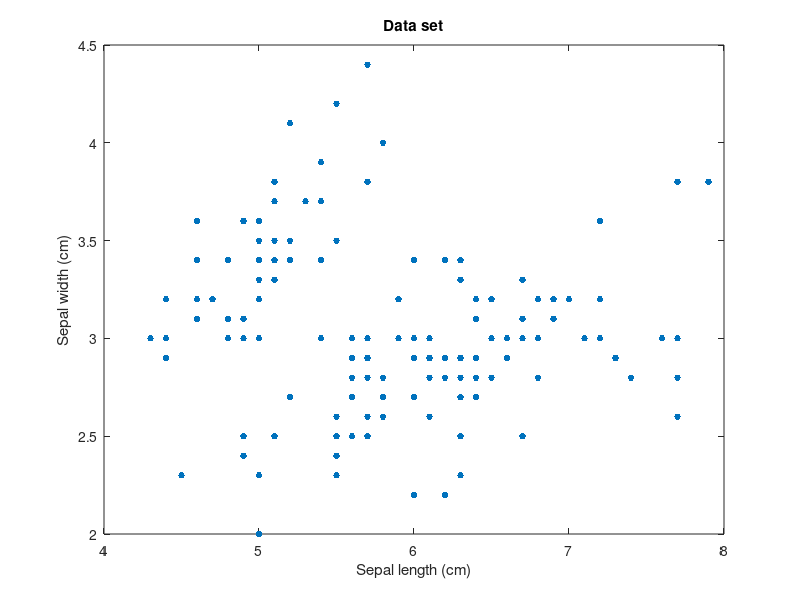

Recreate this plot in MATLAB. (Note: this script raises an error after producing the figure.)
%% You can use GMMs to perform either hard clustering or soft clustering on query data.

% To perform hard clustering, the GMM assigns query data points to the multivariate normal components 
% that maximize the component posterior probability, given the data. That is, given a fitted GMM, 
% cluster assigns query data to the component yielding the highest posterior probability. 
% Hard clustering assigns a data point to exactly one cluster.

% Additionally, you can use a GMM to perform a more flexible clustering on data, 
% referred to as soft (or fuzzy) clustering. Soft clustering methods assign a score to a data point for each cluster. 
% The value of the score indicates the association strength of the data point to the cluster. 
% As opposed to hard clustering methods, soft clustering methods are flexible 
% because they can assign a data point to more than one cluster. When you perform GMM clustering, the score is the posterior probability.


%% For GMMs, follow these best practices:
    % Consider the component covariance structure. You can specify diagonal or full covariance matrices, and whether all components have the same covariance matrix.
    % Specify initial conditions. The Expectation-Maximization (EM) algorithm fits the GMM. As in the k-means clustering algorithm, EM is sensitive to initial conditions and might converge to a local optimum. You can specify your own starting values for the parameters, specify initial cluster assignments for data points or let them be selected randomly, or specify use of the k-means++ algorithm.
    % Implement regularization. For example, if you have more predictors than data points, then you can regularize for estimation stability.



%% When to Regularize
% Sometimes, during an iteration of the EM algorithm, a fitted covariance matrix can become ill conditioned, which means the likelihood is escaping to infinity. This problem can happen if one or more of the following conditions exist:
% You have more predictors than data points.
% You specify fitting with too many components.
% Variables are highly correlated.

% (Using PC's + DBSCAN input + multiple batches means regularization not
% requried)

%% Tuning GMMs
% the number of components k and appropriate covariance structure Σ are unknown. One way you can tune a GMM is by comparing information criteria.
% Two popular information criteria are the Akaike Information Criterion (AIC) and Bayesian Information Criterion (BIC).
% Both the AIC and BIC take the optimized, negative loglikelihood and then penalize it with the number of parameters in the model (the model complexity). However, the BIC penalizes for complexity more severely than the AIC.
% A good practice is to look at both criteria when evaluating a model. Lower AIC or BIC values indicate better fitting models. Also, ensure that your choices for k and the covariance matrix structure are appropriate for your application.
% fitgmdist stores the AIC and BIC of fitted gmdistribution model objects in the properties AIC and BIC. You can access these properties by using dot notation.

%% Input Data

load fisheriris;
X = meas(:,1:2);
[n,p] = size(X);

plot(X(:,1),X(:,2),'.','MarkerSize',15);
title('Data set');
xlabel('Sepal length (cm)');
ylabel('Sepal width (cm)');

rng(3);
k = 3; % Number of GMM components
options = statset('MaxIter',1000);

Sigma = {'diagonal','full'}; % Options for covariance matrix type
nSigma = numel(Sigma);

%% Geometrically, the covariance structure determines the shape of a confidence ellipsoid drawn over a cluster. 

SharedCovariance = {true,false}; % Indicator for identical or nonidentical covariance matrices
SCtext = {'true','false'};
nSC = numel(SharedCovariance);

d = 500; % Grid length
x1 = linspace(min(X(:,1))-2, max(X(:,1))+2, d);
x2 = linspace(min(X(:,2))-2, max(X(:,2))+2, d);
[x1grid,x2grid] = meshgrid(x1,x2);
X0 = [x1grid(:) x2grid(:)];

threshold = sqrt(chi2inv(0.99,2));
count = 1;
for i = 1:nSigma
    for j = 1:nSC
        gmfit = fitgmdist(X,k,'CovarianceType',Sigma{i}, ...
            'SharedCovariance',SharedCovariance{j},'Options',options); % Fitted GMM
        clusterX = cluster(gmfit,X); % Cluster index 
        mahalDist = mahal(gmfit,X0); % Distance from each grid point to each GMM component
        % Draw ellipsoids over each GMM component and show clustering result.
        subplot(2,2,count);
        h1 = gscatter(X(:,1),X(:,2),clusterX);
        hold on
            for m = 1:k
                idx = mahalDist(:,m)<=threshold;
                Color = h1(m).Color*0.75 - 0.5*(h1(m).Color - 1);
                h2 = plot(X0(idx,1),X0(idx,2),'.','Color',Color,'MarkerSize',1);
                uistack(h2,'bottom');
            end    
        plot(gmfit.mu(:,1),gmfit.mu(:,2),'kx','LineWidth',2,'MarkerSize',10)
        title(sprintf('Sigma is %s\nSharedCovariance = %s',Sigma{i},SCtext{j}),'FontSize',8)
        legend(h1,{'1','2','3'})
        hold off
        count = count + 1;
    end
end